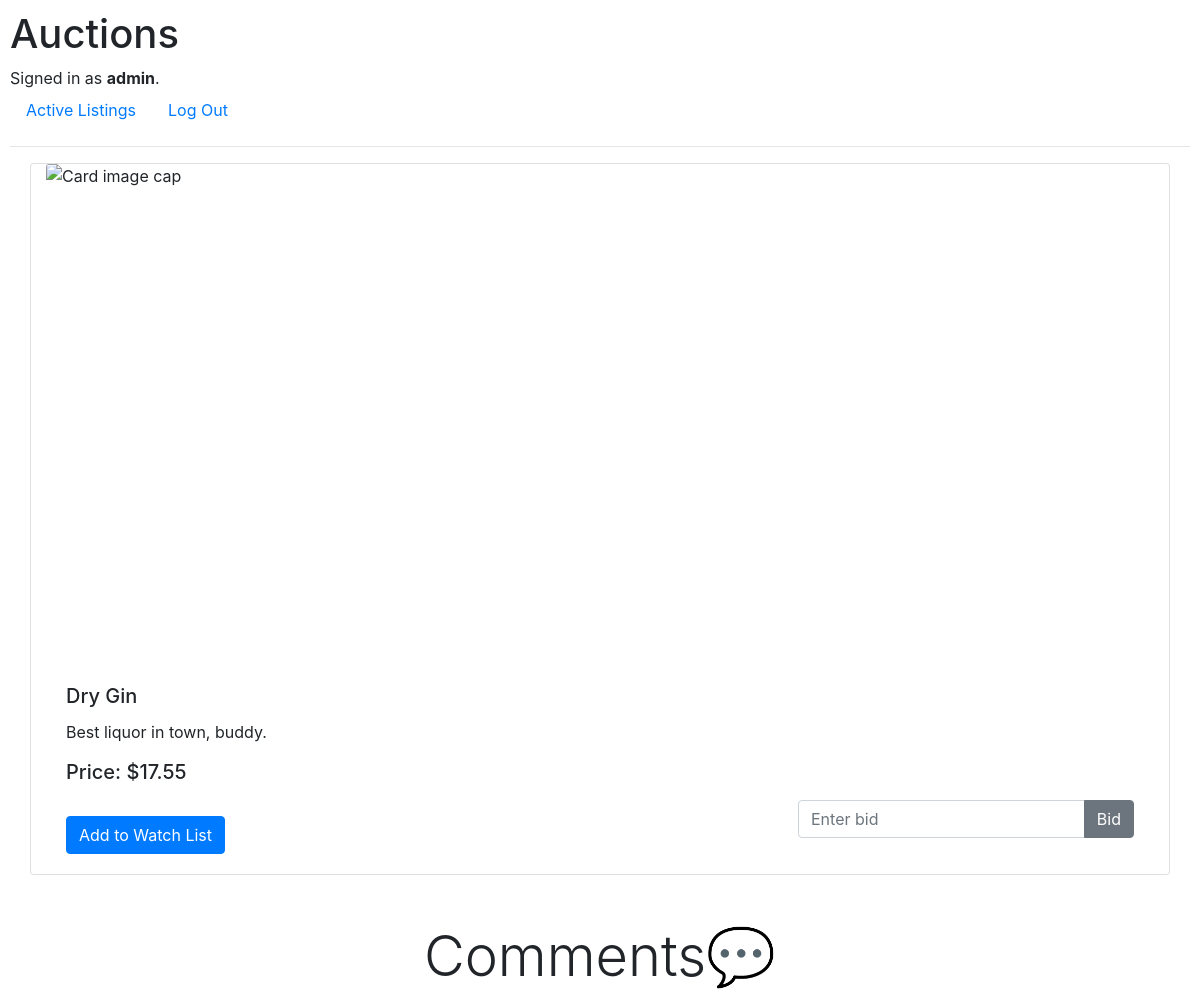
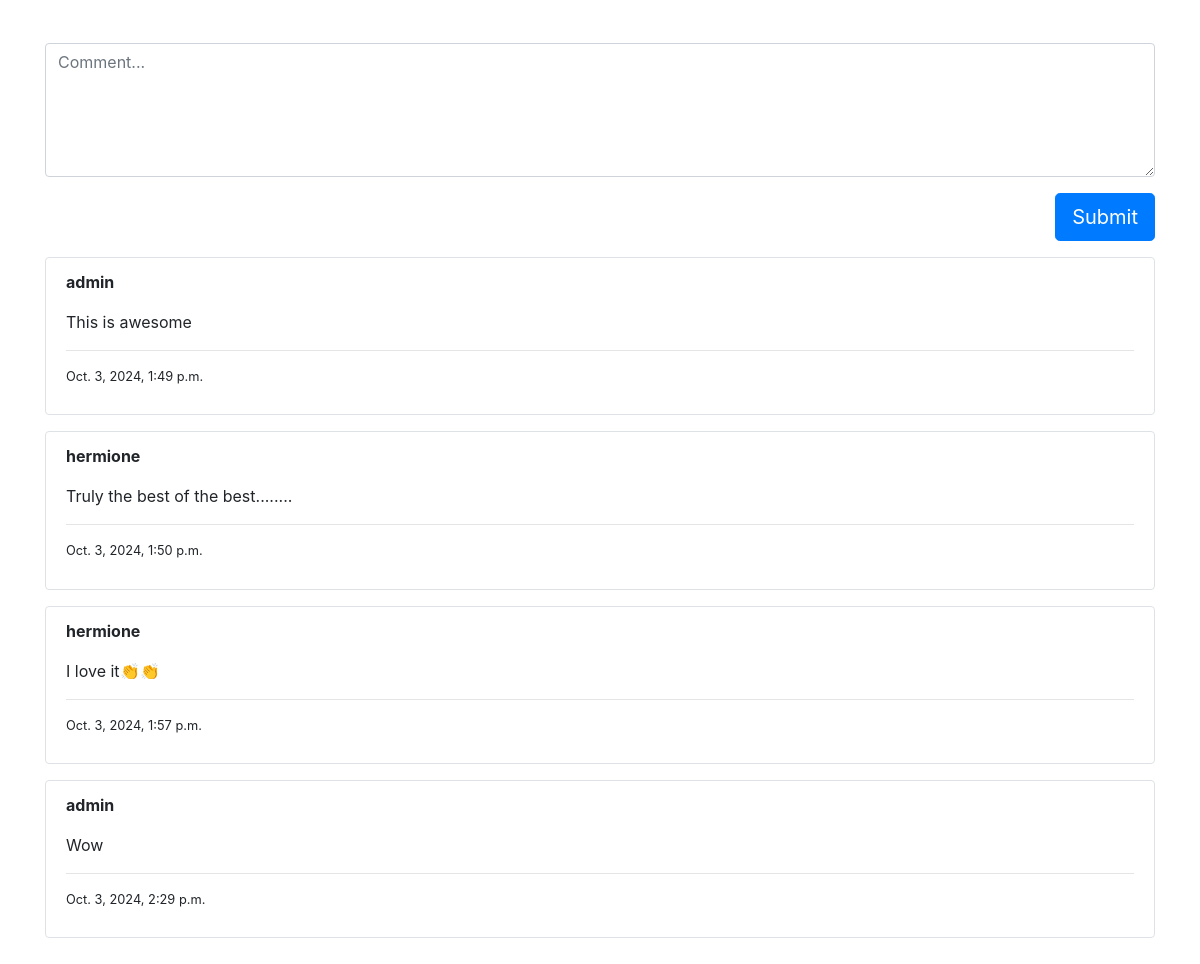
The app's page /listings/20 (signed in) with its own data (2 pictures, top to bottom).
### auctions/models.py (models this page shows, shortened)
class User(AbstractUser):
    pass

class Listing(models.Model):
    title = models.CharField(max_length=255)
    description = models.TextField()
    image_url = models.URLField(blank=True, null=True)
    active = models.BooleanField(default=True)
    created_at = models.DateTimeField(auto_now_add=True)
    user = models.ForeignKey(User, on_delete=models.CASCADE, related_name="listings")
    category = models.ForeignKey(
        Category,
        blank=True,
        null=True,
        on_delete=models.PROTECT,
        related_name="listings",
    )
    def current_price(self):
        highest_bid = self.bids.aggregate(Max("amount"))["amount__max"]
        return highest_bid if highest_bid is not None else 0

class Comment(models.Model):
    listing = models.ForeignKey(Listing, on_delete=models.CASCADE)
    user = models.ForeignKey(User, on_delete=models.CASCADE)
    text = models.TextField()
    created_at = models.DateTimeField(auto_now_add=True)

### auctions/views.py (the view)
# urls.py: path("listings/<int:pk>", views.listing_detail, name="listing-detail"),
def listing_detail(request, pk):
    is_anon_user = request.user.is_anonymous
    bidding_form = BidForm()
    comment_form = CommentForm()
    listing = get_object_or_404(Listing, pk=pk)
    comments = Comment.objects.filter(listing=listing)
    is_owner = request.user == listing.user
    is_winner = False if is_anon_user else Winner.objects.filter(user=request.user, listing=listing).exists()
    return render(
        request,
        "auctions/listing_detail.html",
        {
            "bidding_form": bidding_form,
            "comment_form": comment_form,
            "listing": listing,
            "comments": comments,
            "is_winner": is_winner,
            "is_owner": is_owner,
            "is_in_watch_list": (
                False
                if is_anon_user
                else WatchList.objects.filter(
                    user=request.user, listing=listing
                ).exists()
            ),
        },
    )

### auctions/forms.py
class BidForm(forms.Form):
    amount = forms.DecimalField(
        max_digits=7,
        decimal_places=2,
        min_value=decimal.Decimal(1.0),
        widget=forms.NumberInput(
            attrs={"class": "form-control", "placeholder": "Enter bid"}
        ),
    )

class CommentForm(forms.ModelForm):
    class Meta:
        model = Comment
        fields = ["text"]
        widgets = {
            "text": forms.Textarea(
                attrs={
                    "class": "form-control",
                    "rows": 5,
                    "placeholder": "Comment...",
                }
            ),
        }

### auctions/templates/auctions/listing_detail.html (shortened to what this page needs)
{% extends "auctions/layout.html" %}
{% block body %}
<div class="container">
  <div class="row">
    <div class="card col-12">
      <img
        class="card-img-top"
        src="{{ listing.image_url }}"
        alt="Card image cap"
        style="height: 500px; object-fit: cover"
      />
      <div
        class="card-body row justify-content-between"
        style="align-items: end"
      >
        <div class="left col-12 col-lg-8">
          <h5 class="card-title">{{ listing.title }}</h5>
          <div class="card-text">
            <p>{{ listing.description }}</p>
            <h5 class="card-text">
              Price: ${{ listing.current_price|floatformat:2 }}
            </h5>
            <br />
          </div>
          {% if user.is_authenticated and listing.active%}
          {% if is_in_watch_list %}
          <form action="{% url 'remove-from-watch-list' %}" method="POST">
            {% csrf_token %}
            <input type="hidden" name="listing_id" value="{{ listing.id }}" />
            <input
              type="submit"
              value="Remove Watch List"
              class="btn btn-danger"
            />
          </form>
          {% else %}
          <form action="{% url 'add-to-watch-list' %}" method="POST">
            <input
              type="submit"
              value="Add to Watch List"
              class="btn btn-primary"
            />
          </form>
          {% endif %}
        </div>
        <div class="right col-12 col-lg-4 text-center mt-4">
          <form action="{% url 'add-bid' %}" method="POST">
            <div class="input-group mb-3">
              {{ bidding_form.amount }}
              <div class="input-group-append">
                <input type="submit" value="Bid" class="btn btn-secondary" />
              </div>
            </div>
          </form>
        </div>
        {% endif %}
      </div>
    </div>
  </div>
  {% if user.is_authenticated and listing.active %}
  <h4 class="display-4 my-5 text-center">Comments💬</h4>
  <form action="{% url 'add-comment' %}" method="POST" class="mt-4">
    <div class="form-group">{{ comment_form.text }}</div>
    <div class="d-flex justify-content-end">
      <input type="submit" value="Submit" class="btn btn-primary btn-lg" />
    </div>
  </form>
  {% endif %} {% for comment in comments %}
  <div class="alert my-3 border w-100" role="alert">
    <header>
      <p><b>{{ comment.user }}</b></p>
    </header>
    <p>{{ comment.text }}</p>
    <hr />
    <p class="muted small">{{ comment.created_at }}</p>
  </div>
  {% endfor %}
</div>
{% endblock body %}

### auctions/templates/auctions/layout.html (shortened to what this page needs)
{% load static %}
<!DOCTYPE html>
<html lang="en">
    <head>
        <link rel="stylesheet" href="https://stackpath.bootstrapcdn.com/bootstrap/4.4.1/css/bootstrap.min.css">
        <link href="{% static 'auctions/styles.css' %}" rel="stylesheet">
    </head>
    <body>
        <h1>Auctions</h1>
        <div>
            {% if user.is_authenticated %}
                Signed in as <strong>{{ user.username }}</strong>.
            {% else %}
                Not signed in.
            {% endif %}
        </div>
        <ul class="nav">
            <li class="nav-item">
                <a class="nav-link" href="{% url 'index' %}">Active Listings</a>
            </li>
            {% if user.is_authenticated %}
                <li class="nav-item">
                    <a class="nav-link" href="{% url 'logout' %}">Log Out</a>
                </li>
            {% endif %}
        </ul>
        <hr>
        {% block body %}
        {% endblock %}
    </body>
</html>

### auctions/static/auctions/styles.css (style rules this page uses)
body { padding: 10px; }

### records on screen
User: username "admin"
Listing: title "Dry Gin", description "Best liquor in town, buddy.", current_price "17.55"
Comment: user "admin", text "This is awesome", created_at "Oct. 3, 2024, 1:49 p.m."
Comment: user "hermione", text "Truly the best of the best........", created_at "Oct. 3, 2024, 1:50 p.m."
Comment: user "hermione", text "I love it👏👏", created_at "Oct. 3, 2024, 1:57 p.m."
Comment: user "admin", text "Wow", created_at "Oct. 3, 2024, 2:29 p.m."
